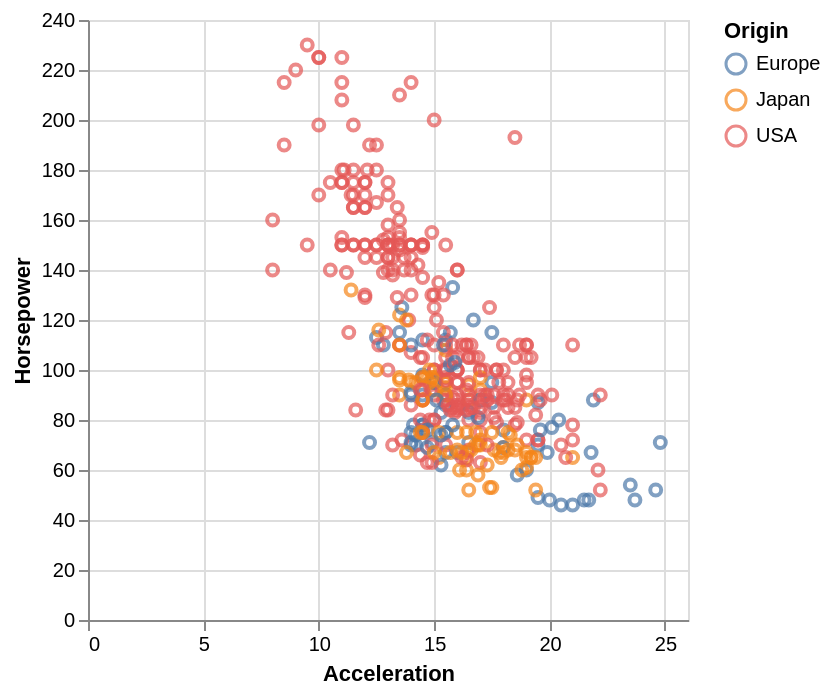

Write notebook code for a chart like this one.
### Markdown cell above
**Q: can you create a 2D scatterplot with `Acceleration` and `Horsepower`? Use `Origin` for the colors.**

Note that you need to encode both x and y axes and use mark `points`.

### Code cell
# YOUR SOLUTION HERE
char_alt=alt.Chart(cars).mark_point().encode(
    x='Acceleration',     
    y='Horsepower',       
    color='Origin'        
)

char_alt

### Figure 1 — Vega-Lite specification as saved in the notebook (floating-point values rounded to 4 significant figures; data arrays with more than 128 entries replaced by an {"elided": "..."} marker saying what was removed)
{"config": {"view": {"continuousWidth": 300, "continuousHeight": 300}}, "data": {"name": "data-cab73f27e67d5ff6b36fe04232c5ff83"}, "mark": {"type": "point"}, "encoding": {"color": {"field": "Origin", "type": "nominal"}, "x": {"field": "Acceleration", "type": "quantitative"}, "y": {"field": "Horsepower", "type": "quantitative"}}, "$schema": "https://vega.github.io/schema/vega-lite/v5.20.1.json", "datasets": {"data-cab73f27e67d5ff6b36fe04232c5ff83": {"elided": "406 records"}}}
